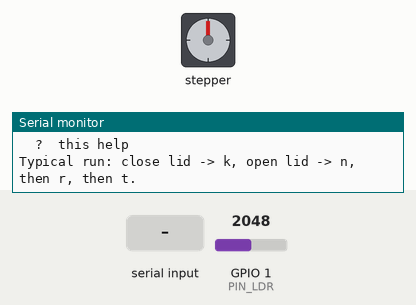
Bench run of a sketch on a simulated ESP32-S3. Parts: stepper motor, the last lines printed to the serial monitor. The inputs (shaded band) are chosen by the test bench; at power-on: GPIO 1 (PIN_LDR) = 2048. Stepper angles assume 2048 steps per turn.

Above: at 1.7 s.
1.8 s: "o" received over Serial
At 2.26 s:
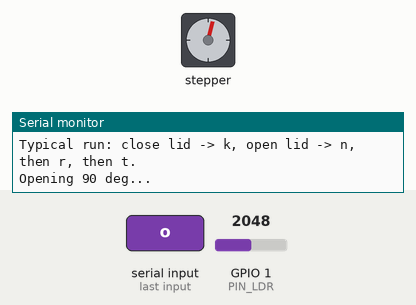
At 4.5 s:
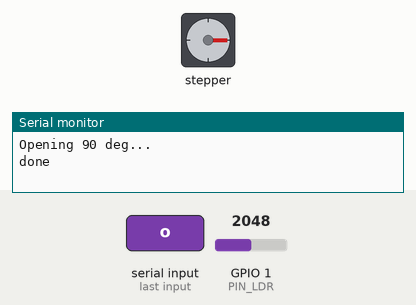
4.8 s: "c" received over Serial
At 5.26 s:
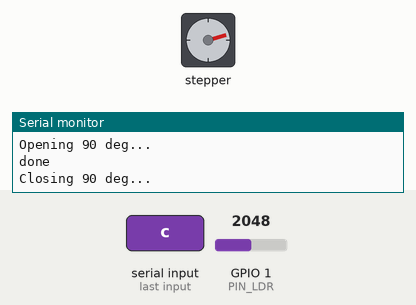
Timing chart, 0 to 8.2 s (numbered marks = the images above; inputs shaded):
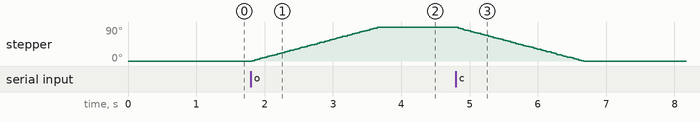

The sketch:

ldr_cal.ino
```cpp
/*
 * Filename: ldr_cal.ino
 * Authors: Shawn Yin and Franklin Fu
 * Date: August 21, 2026
 * Description: LDR calibration tool for the lid-closure sensor on GPIO 1.
 *              Captures the ADC distribution with the lid closed and with the
 *              lid open, then recommends LDR_CLOSED_SETPOINT, LDR_HYSTERESIS,
 *              and LDR_CLOSED_MEANS_DARK for smart_garbage_bin.ino. Also
 *              replays the firmware's exact detection logic so the numbers can
 *              be trusted before they are pasted in.
 *
 *              Not part of the flashing sequence. This is a bench tool.
 *
 *              ADC is left at the core defaults (12-bit, 11 dB) because
 *              smart_garbage_bin.ino calls analogRead() without configuring it.
 *              If you ever configure the ADC in one, do it in both or the
 *              calibration will not transfer.
 *
 * Libraries: none beyond the bundled Stepper
 * Board: ESP32S3 Dev Module, Arduino-ESP32 3.3.10
 */

#include <Arduino.h>
#include <Stepper.h>
#include "pins.h"

// Must match smart_garbage_bin.ino so the replay below is faithful.
constexpr int LDR_SMA_WINDOW = 5;
constexpr uint8_t LDR_CONFIRM_SAMPLES = 5;

constexpr uint32_t SAMPLE_INTERVAL_MS = 10;   // 100 Hz, same as the control loop
constexpr uint16_t CAPTURE_SAMPLES = 200;     // ~2 s per capture
constexpr int MIN_HYSTERESIS = 30;            // never recommend less than this
constexpr int ADC_MAX = 4095;

Stepper lid(STEPS_PER_REV, STEPPER_LIBRARY_PIN1, STEPPER_LIBRARY_PIN2,
            STEPPER_LIBRARY_PIN3, STEPPER_LIBRARY_PIN4);

struct Stats {
  uint32_t n;
  double sum;
  double sumSq;
  int min;
  int max;
};

Stats closedStats;
Stats openStats;
bool streaming = false;

// Replay state for the 't' test mode.
int testSetpoint = 0;
int testHysteresis = 0;
bool testDarkMeansClosed = true;
bool testActive = false;

void statsReset(Stats *s) {
  s->n = 0;
  s->sum = 0.0;
  s->sumSq = 0.0;
  s->min = ADC_MAX + 1;
  s->max = -1;
}

void statsAdd(Stats *s, int sample) {
  ++s->n;
  s->sum += (double)sample;
  s->sumSq += (double)sample * (double)sample;
  if (sample < s->min) {
    s->min = sample;
  }
  if (sample > s->max) {
    s->max = sample;
  }
}

double statsMean(const Stats *s) {
  return (s->n == 0) ? 0.0 : (s->sum / (double)s->n);
}

double statsStdDev(const Stats *s) {
  if (s->n < 2) {
    return 0.0;
  }
  const double mean = statsMean(s);
  double var = (s->sumSq / (double)s->n) - (mean * mean);
  if (var < 0.0) {
    var = 0.0;  // floating point noise near zero spread
  }
  return sqrt(var);
}

void printStats(const char *label, const Stats *s) {
  if (s->n == 0) {
    Serial.printf("  %-6s not captured yet\n", label);
    return;
  }
  Serial.printf("  %-6s n=%lu  mean=%.1f  sd=%.1f  min=%d  max=%d\n", label,
                (unsigned long)s->n, statsMean(s), statsStdDev(s), s->min,
                s->max);
}

int readLdrFiltered(int sample) {
  static int window[LDR_SMA_WINDOW] = {0};
  static int count = 0;
  static int index = 0;

  window[index] = sample;
  index = (index + 1) % LDR_SMA_WINDOW;
  if (count < LDR_SMA_WINDOW) {
    ++count;
  }
  long sum = 0;
  for (int i = 0; i < count; ++i) {
    sum += window[i];
  }
  return (int)(sum / count);
}

// Same band logic as updateLdrClosed() in smart_garbage_bin.ino.
void replayDetector(int filtered) {
  static uint8_t confirm = 0;
  static bool closed = false;
  static bool lastClosed = false;

  const int closedBand = testSetpoint - testHysteresis;
  const int openBand = testSetpoint + testHysteresis;
  const bool inClosedBand =
      testDarkMeansClosed ? (filtered <= closedBand) : (filtered >= openBand);
  const bool inOpenBand =
      testDarkMeansClosed ? (filtered >= openBand) : (filtered <= closedBand);

  const char *zone = "HOLD";
  if (inClosedBand) {
    zone = "closed-band";
    if (confirm < LDR_CONFIRM_SAMPLES) {
      ++confirm;
    }
    if (confirm >= LDR_CONFIRM_SAMPLES) {
      closed = true;
    }
  } else if (inOpenBand) {
    zone = "open-band";
    confirm = 0;
    closed = false;
  }

  if (closed != lastClosed) {
    lastClosed = closed;
    Serial.printf("  -> declared %s (filtered=%d, %s)\n",
                  closed ? "CLOSED" : "OPEN", filtered, zone);
  }
}

void capture(Stats *target, const char *label) {
  statsReset(target);
  Serial.printf("Capturing %s for %u samples...\n", label, CAPTURE_SAMPLES);
  for (uint16_t i = 0; i < CAPTURE_SAMPLES; ++i) {
    statsAdd(target, analogRead(PIN_LDR));
    delay(SAMPLE_INTERVAL_MS);
  }
  printStats(label, target);
}

void recommend() {
  Serial.println();
  Serial.println("--- captured distributions ---");
  printStats("CLOSED", &closedStats);
  printStats("OPEN", &openStats);

  if (closedStats.n == 0 || openStats.n == 0) {
    Serial.println("Need both captures first: close the lid and press k, then");
    Serial.println("open the lid and press n.");
    return;
  }

  const double closedMean = statsMean(&closedStats);
  const double openMean = statsMean(&openStats);
  const double separation = fabs(closedMean - openMean);
  const double worstSd = max(statsStdDev(&closedStats), statsStdDev(&openStats));
  const bool darkMeansClosed = closedMean < openMean;

  Serial.println();
  Serial.printf("separation = %.1f counts, worst sd = %.1f\n", separation,
                worstSd);

  // Do the two states actually overlap? If so no threshold can separate them.
  const bool overlap = darkMeansClosed ? (closedStats.max >= openStats.min)
                                       : (openStats.max >= closedStats.min);
  if (overlap) {
    Serial.println("WARNING: the closed and open ranges OVERLAP.");
    Serial.println("No setpoint can separate them. Fix the optics first:");
    Serial.println("  - shade the LDR from room light");
    Serial.println("  - move it closer to the lid edge");
    Serial.println("  - check the divider resistor value");
  }
  if (separation < 4.0 * worstSd || separation < 100.0) {
    Serial.println("WARNING: weak separation. Homing will be unreliable.");
  }

  int setpoint = (int)lround((closedMean + openMean) / 2.0);
  int hysteresis = (int)lround(separation / 4.0);
  if (hysteresis < MIN_HYSTERESIS) {
    hysteresis = MIN_HYSTERESIS;
  }
  // Keep both bands reachable. The setpoint sits midway between the two means,
  // so each mean is separation/2 away from it; a hysteresis wider than that
  // pushes the band edge past the mean and the state can never update.
  int maxHysteresis = (int)(separation / 2.0) - 1;
  if (maxHysteresis < 1) {
    maxHysteresis = 1;
  }
  if (hysteresis > maxHysteresis) {
    hysteresis = maxHysteresis;
  }

  // The firmware is parameterised by the two measured endpoints plus a target
  // percentage along the span, so report exactly that. Polarity is implied by
  // which endpoint is larger and needs no separate flag.
  const int closeTargetPct =
      (int)lround(100.0 * fabs((double)setpoint - hysteresis - closedMean) /
                  separation);

  Serial.println();
  Serial.println("--- paste into smart_garbage_bin.ino ---");
  Serial.printf("constexpr int LDR_RAW_CLOSED = %d;\n", (int)lround(closedMean));
  Serial.printf("constexpr int LDR_RAW_OPEN = %d;\n", (int)lround(openMean));
  Serial.printf("constexpr int LDR_CLOSE_TARGET_PCT = %d;\n",
                closeTargetPct < 1 ? 1 : closeTargetPct);
  Serial.printf("constexpr int LDR_HYSTERESIS = %d;\n", hysteresis);
  Serial.println("----------------------------------------");
  Serial.printf("polarity: closed reads %s than open, so darker = %s\n",
                darkMeansClosed ? "LOWER" : "HIGHER",
                darkMeansClosed ? "closed" : "open");
  Serial.println("LDR_CLOSE_TARGET_PCT decides where the lid stops:");
  Serial.println("  lower  = drives the lid further shut");
  Serial.println("  higher = stops earlier, further from shut");
  Serial.printf("closed band: filtered %s %d\n", darkMeansClosed ? "<=" : ">=",
                darkMeansClosed ? setpoint - hysteresis : setpoint + hysteresis);
  Serial.printf("open band:   filtered %s %d\n", darkMeansClosed ? ">=" : "<=",
                darkMeansClosed ? setpoint + hysteresis : setpoint - hysteresis);
  Serial.println("Between the bands the state holds, which is intended.");

  testSetpoint = setpoint;
  testHysteresis = hysteresis;
  testDarkMeansClosed = darkMeansClosed;
  Serial.println();
  Serial.println("Press t to live-test these values, moving the lid by hand.");
}

void printHelp() {
  Serial.println();
  Serial.println("=== LDR calibration ===");
  Serial.println("  k  capture with lid CLOSED");
  Serial.println("  n  capture with lid OPEN");
  Serial.println("  r  recommend setpoint / hysteresis / polarity");
  Serial.println("  t  toggle live test of the recommended values");
  Serial.println("  s  toggle raw sample streaming");
  Serial.println("  o  step the lid 90 deg open");
  Serial.println("  c  step the lid 90 deg closed");
  Serial.println("  x  clear both captures");
  Serial.println("  ?  this help");
  Serial.println();
  Serial.println("Typical run: close lid -> k, open lid -> n, then r, then t.");
}

void setup() {
  Serial.begin(SERIAL_BAUD_RATE);
  delay(500);

  pinMode(PIN_LDR, INPUT);
  lid.setSpeed(LID_SPEED_RPM);

  statsReset(&closedStats);
  statsReset(&openStats);

  Serial.println();
  Serial.println("LDR calibration tool. GPIO 1, 12-bit ADC, core defaults.");
  Serial.printf("Current LDR reading: %d\n", analogRead(PIN_LDR));
  printHelp();
}

void loop() {
  static uint32_t lastSampleMs = 0;

  if (Serial.available()) {
    const int key = Serial.read();
    switch (key) {
      case 'k':
        capture(&closedStats, "CLOSED");
        break;
      case 'n':
        capture(&openStats, "OPEN");
        break;
      case 'r':
        recommend();
        break;
      case 't':
        if (testSetpoint == 0) {
          Serial.println("Run r first so there is something to test.");
        } else {
          testActive = !testActive;
          Serial.printf("Live test %s (setpoint=%d hyst=%d dark=%s)\n",
                        testActive ? "ON" : "OFF", testSetpoint, testHysteresis,
                        testDarkMeansClosed ? "true" : "false");
        }
        break;
      case 's':
        streaming = !streaming;
        Serial.printf("Streaming %s\n", streaming ? "ON" : "OFF");
        break;
      case 'o':
        Serial.println("Opening 90 deg...");
        lid.step(STEPS_90);
        Serial.println("done");
        break;
      case 'c':
        Serial.println("Closing 90 deg...");
        lid.step(-STEPS_90);
        Serial.println("done");
        break;
      case 'x':
        statsReset(&closedStats);
        statsReset(&openStats);
        Serial.println("Captures cleared.");
        break;
      case '?':
        printHelp();
        break;
      default:
        break;  // ignore newlines and stray characters
    }
  }

  const uint32_t now = millis();
  if ((now - lastSampleMs) < SAMPLE_INTERVAL_MS) {
    return;
  }
  lastSampleMs = now;

  const int raw = analogRead(PIN_LDR);
  const int filtered = readLdrFiltered(raw);

  if (testActive) {
    replayDetector(filtered);
  }

  if (streaming) {
    static uint8_t decimate = 0;
    if (++decimate >= 10) {  // print at 10 Hz, sample at 100 Hz
      decimate = 0;
      Serial.printf("raw=%4d filtered=%4d\n", raw, filtered);
    }
  }
}
```

pins.h
```cpp
/*
 * Filename: pins.h
 * Authors: Shawn Yin and Franklin Fu
 * Date: August 21, 2026
 * Description: Unified ESP32-S3 GPIO map for the Smart Garbage Bin.
 *              Temperature/humidity is an ASAIR AM2320 on I2C (SDA 8, SCL 9),
 *              sharing the bus with the 1602 LCD. GPIO 4 and GPIO 10 are unused.
 */

#pragma once

#include <stdint.h>

constexpr uint32_t SERIAL_BAUD_RATE = 115200;

// AM2320 I2C temperature/humidity (the part is not a DHT11).
#define AM2320_ENABLED 1

// --- Sensors ---
constexpr uint8_t PIN_LDR = 1;        // analog lid-closure feedback
constexpr uint8_t PIN_PIR = 5;        // HC-SR501 digital output
constexpr uint32_t PIR_HOLD_OPEN_MS = 10000;  // close only after 10 s with no motion
constexpr uint8_t PIN_SR04_ECHO = 6;  // HC-SR04 echo (3.3 V or resistor divider)
constexpr uint8_t PIN_SR04_TRIG = 7;  // HC-SR04 trigger

// --- I2C: 1602 LCD + ASAIR AM2320 ---
constexpr uint8_t PIN_I2C_SDA = 8;
constexpr uint8_t PIN_I2C_SCL = 9;
constexpr uint8_t LCD_I2C_ADDRESS = 0x27;
constexpr uint8_t LCD_COLUMNS = 16;
constexpr uint8_t LCD_ROWS = 2;
constexpr uint8_t AM2320_I2C_ADDRESS = 0x5C;
// AM2320's absolute maximum is 100 kHz. Running at 50 kHz on purpose: the bus
// is shared, unshielded on a breadboard, and sits next to the stepper wiring.
// Slower edges tolerate the motor's switching noise much better, and the
// sensor is only read every 2 s so there is nothing to lose.
constexpr uint32_t I2C_CLOCK_HZ = 50000;

// --- Outputs ---
constexpr uint8_t PIN_BUZZER = 2;        // passive buzzer via LEDC
constexpr uint8_t PIN_STEPPER_IN1 = 15;  // ULN2003 IN1
constexpr uint8_t PIN_STEPPER_IN2 = 16;  // ULN2003 IN2
constexpr uint8_t PIN_STEPPER_IN3 = 17;  // ULN2003 IN3
constexpr uint8_t PIN_STEPPER_IN4 = 18;  // ULN2003 IN4

// --- Stepper (same coil order as stepper_90_test.ino) ---
constexpr int STEPS_PER_REV = 2048;
constexpr int STEPS_90 = STEPS_PER_REV / 4;  // 512
constexpr uint8_t LID_SPEED_RPM = 8;

// Arduino Stepper(steps, IN1, IN3, IN2, IN4) pin order.
constexpr uint8_t STEPPER_LIBRARY_PIN1 = PIN_STEPPER_IN1;
constexpr uint8_t STEPPER_LIBRARY_PIN2 = PIN_STEPPER_IN3;
constexpr uint8_t STEPPER_LIBRARY_PIN3 = PIN_STEPPER_IN2;
constexpr uint8_t STEPPER_LIBRARY_PIN4 = PIN_STEPPER_IN4;
```

Measured:
- after the input at 1.8 s, stepper: turns 90° clockwise in 1.8 s, starting at once
- after the input at 4.8 s, stepper: turns 90° counter-clockwise in 1.9 s, starting at once
